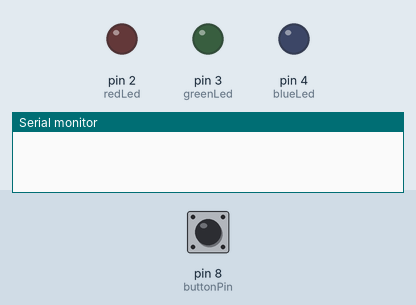
Simulated run of this sketch. Board: Arduino Uno, built with avr-gcc and run on an emulated ATmega328P. On the bench: output pins drawn as LEDs (lit = HIGH), the last lines printed to the serial monitor. Inputs (shaded band) come from the test bench; at power-on: pin 8 (buttonPin) HIGH.

Above: at 1.2 s.
1.3 s: pin 8 (buttonPin) pulled LOW for 0.15 s
At 1.8 s:
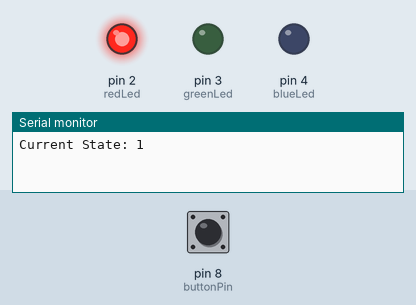
2.9 s: pin 8 (buttonPin) pulled LOW for 1 s
At 4.2 s:
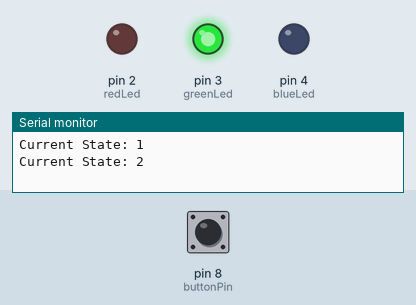
5.4 s: pin 8 (buttonPin) pulled LOW for 0.15 s
At 6.1 s:
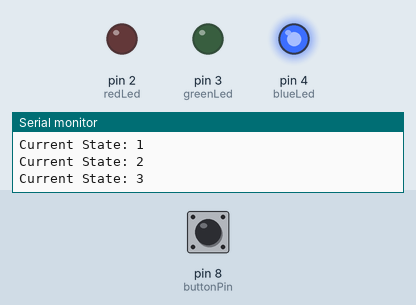
7.0 s: pin 8 (buttonPin) pulled LOW for 3.2 s
At 7.3 s:
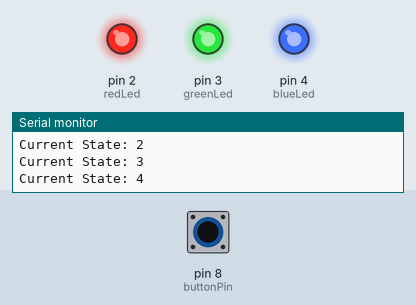
Timing chart, 0 to 10.0 s (numbered marks = the images above; inputs shaded):
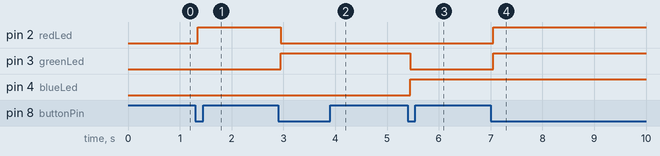

The sketch:

animation.ino
```cpp
const int buttonPin = 8;

const int redLed = 2;
const int greenLed = 3;
const int blueLed = 4;

int currentState = 0;

bool lastButtonState = HIGH;

unsigned long previousMillis = 0;
const int interval = 200;

int animationStep = 0;

void setup()
{
  pinMode(buttonPin, INPUT_PULLUP);

  pinMode(redLed, OUTPUT);
  pinMode(greenLed, OUTPUT);
  pinMode(blueLed, OUTPUT);

  Serial.begin(9600);
}

void loop()
{
  bool buttonState = digitalRead(buttonPin);

  // Detect button press
  if (lastButtonState == HIGH && buttonState == LOW)
  {
    currentState++;

    if (currentState > 5)
    {
      currentState = 0;
    }

    Serial.print("Current State: ");
    Serial.println(currentState);

    // Reset animation whenever we enter another state
    animationStep = 0;

    delay(50); // debounce
  }

  lastButtonState = buttonState;

  // Handle LED states
  switch (currentState)
  {
    case 0: // All OFF
      digitalWrite(redLed, LOW);
      digitalWrite(greenLed, LOW);
      digitalWrite(blueLed, LOW);
      break;

    case 1: // Red
      digitalWrite(redLed, HIGH);
      digitalWrite(greenLed, LOW);
      digitalWrite(blueLed, LOW);
      break;

    case 2: // Green
      digitalWrite(redLed, LOW);
      digitalWrite(greenLed, HIGH);
      digitalWrite(blueLed, LOW);
      break;

    case 3: // Blue
      digitalWrite(redLed, LOW);
      digitalWrite(greenLed, LOW);
      digitalWrite(blueLed, HIGH);
      break;

    case 4: // All ON
      digitalWrite(redLed, HIGH);
      digitalWrite(greenLed, HIGH);
      digitalWrite(blueLed, HIGH);
      break;

    case 5:
      animation();
      break;
  }
}

// ================= Animation =================

void animation()
{
  unsigned long currentMillis = millis();

  if (currentMillis - previousMillis >= interval)
  {
    previousMillis = currentMillis;

    // Turn everything OFF first
    digitalWrite(redLed, LOW);
    digitalWrite(greenLed, LOW);
    digitalWrite(blueLed, LOW);

    switch (animationStep)
    {
      case 0:
        digitalWrite(redLed, HIGH);
        break;

      case 1:
        digitalWrite(greenLed, HIGH);
        break;

      case 2:
        digitalWrite(blueLed, HIGH);
        break;
    }

    animationStep++;

    if (animationStep > 2)
    {
      animationStep = 0;
    }
  }
}
```

Measured:
- after the input at 1.3 s, pin 2 (redLed): LOW → HIGH after 0.05 s
- after the input at 2.9 s, pin 2 (redLed): HIGH → LOW after 0.05 s; pin 3 (greenLed): LOW → HIGH after 0.05 s
- after the input at 5.4 s, pin 3 (greenLed): HIGH → LOW after 0.05 s; pin 4 (blueLed): LOW → HIGH after 0.05 s
- after the input at 7.0 s, pin 2 (redLed), pin 3 (greenLed): LOW → HIGH after 0.05 s
